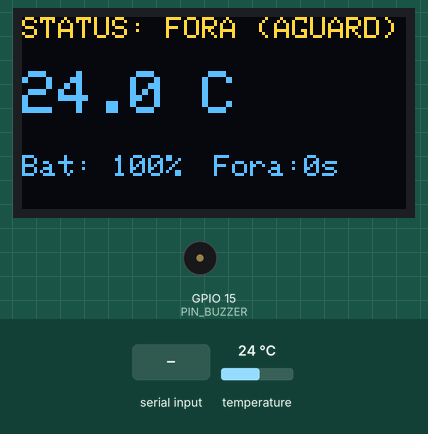
Bench run of a sketch on a simulated ESP32. On the bench: 128×64 one-colour display, buzzer (waves = sounding). Inputs (shaded band) come from the test bench; at power-on: temperature 24 °C. The OLED is the two-colour kind (top 16 rows yellow); WiFi joins after 1.5 s; servers stay silent unless stated; random numbers use the default seed unless the sketch sets one; no MQTT or app messages arrive unless stated; what the sketch prints to the serial monitor is not drawn.

Above: at 2.9 s.
3.0 s: temperature set to 8.5 °C
At 6.6 s:
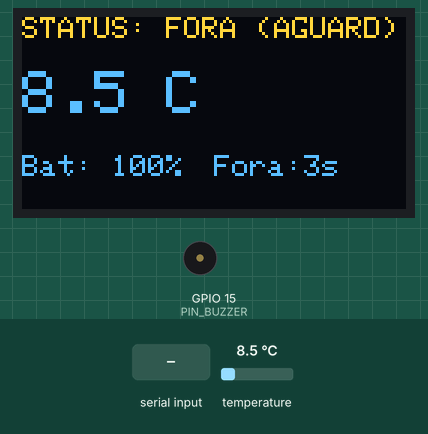
9.4 s: temperature set to 7.7 °C
At 10.9 s:
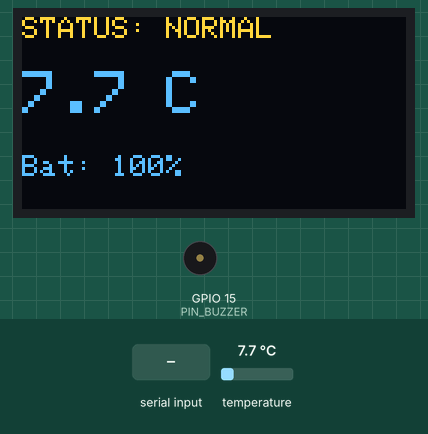
12.3 s: "BAT ,45\n" received over Serial
At 15.5 s:
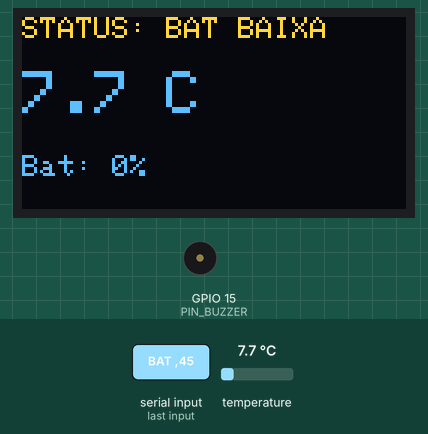
18.7 s: "BAT 90\n" received over Serial
At 22.9 s:
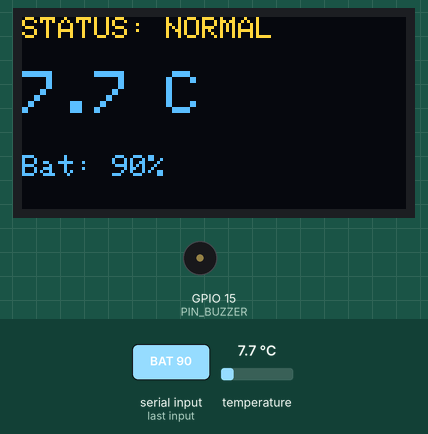
23.3 s: temperature set to 12 °C
At 24.1 s:
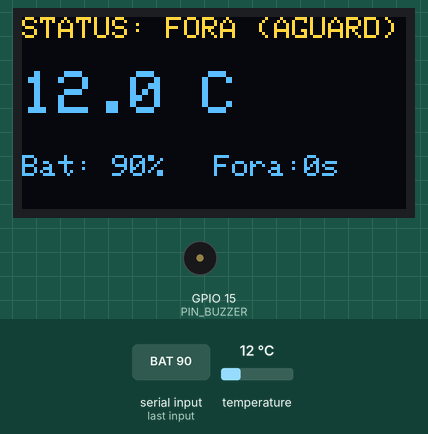
27.3 s: "HIST\n" received over Serial
Timing chart, 0 to 37.3 s (numbered marks = the images above; inputs shaded):
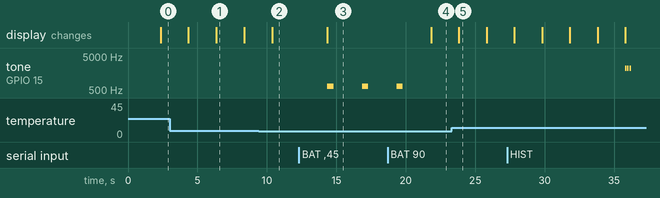

Measured:
- the behaviour switches between 8.1 and 8 °C on temperature (found by bisection; images 1 and 2)
- after the input at 12.3 s, tone on GPIO 15 (PIN_BUZZER): alternates 650 Hz for 0.45 s and silent for 2.0 s, starting after 2.1 s; the display: changes after 2.1 s (image 3)
- after the input at 18.7 s, the display: changes after 3.1 s (image 4)
- after the input at 23.3 s, the display: changes after 0.53 s (image 5)
- what the display in image 5 shows lasts 2.0 s, from 23.8 s to 25.8 s

The sketch:

sketch.ino
```cpp
#include <Wire.h>
#include <Adafruit_GFX.h>
#include <Adafruit_SSD1306.h>
#include <OneWire.h>
#include <DallasTemperature.h>
#include <WiFi.h>
#include <PubSubClient.h>

#define SCREEN_WIDTH 128
#define SCREEN_HEIGHT 64
#define OLED_RESET -1
Adafruit_SSD1306 display(SCREEN_WIDTH, SCREEN_HEIGHT, &Wire, OLED_RESET);

#define ONE_WIRE_BUS 4
#define PIN_BUZZER 15

// ---------- Wi-Fi e MQTT ----------
const char* WIFI_SSID = "Wokwi-GUEST";   // rede Wi-Fi simulada do Wokwi (sem senha)
const char* WIFI_PASS = "";
const char* MQTT_BROKER = "broker.hivemq.com";
const int   MQTT_PORT = 1883;
const char* TOPICO_TELEMETRIA = "esp32-temp-monitor/coldchain/telemetria";
const char* TOPICO_ALERTA     = "esp32-temp-monitor/coldchain/alerta";

WiFiClient wifiClient;
PubSubClient mqtt(wifiClient);
unsigned long ultima_tentativa_mqtt = 0;

OneWire oneWire(ONE_WIRE_BUS);
DallasTemperature sensors(&oneWire);

const float TEMP_MIN = 2.0;
const float TEMP_MAX = 8.0;
const unsigned long TEMPO_TOLERANCIA_MS = 10000; // 10s fora da faixa para tocar alarme

unsigned long inicio_fora_faixa = 0;
bool esta_fora_faixa = false;

// Simulacao de bateria (0 a 100%)
int bateria_pct = 100;
const int BATERIA_BAIXA_LIMIAR = 20;

struct Registro {
  unsigned long tempo_ms;
  float temp_c;
  int bat_pct;
  const char* status;
};

const int MAX_HIST = 40;
Registro historico[MAX_HIST];
int total_hist = 0;
int idx_hist = 0;

void registrar(float temp, const char* status) {
  historico[idx_hist] = { millis(), temp, bateria_pct, status };
  idx_hist = (idx_hist + 1) % MAX_HIST;
  if (total_hist < MAX_HIST) total_hist++;
}

void imprimirHistorico() {
  Serial.println("\n--- HISTORICO ---");
  Serial.println("tempo_ms,temp_c,bat_pct,status");
  int inicio = (total_hist < MAX_HIST) ? 0 : idx_hist;
  for (int i = 0; i < total_hist; i++) {
    int pos = (inicio + i) % MAX_HIST;
    Serial.print(historico[pos].tempo_ms);
    Serial.print(",");
    Serial.print(historico[pos].temp_c, 2);
    Serial.print(",");
    Serial.print(historico[pos].bat_pct);
    Serial.print(",");
    Serial.println(historico[pos].status);
  }
  Serial.println("-----------------\n");
}

// Padrao 1: Temp fora da faixa por tempo excessivo -> 3 bips agudos curtos
void toqueTemperaturaCritica() {
  for (int i = 0; i < 3; i++) {
    tone(PIN_BUZZER, 2200, 100);
    delay(160);
  }
  noTone(PIN_BUZZER);
}

// Padrao 2: Bateria descarregando -> 1 tom mais grave e prolongado
void toqueBateriaBaixa() {
  tone(PIN_BUZZER, 650, 450);
  delay(500);
  noTone(PIN_BUZZER);
}

void atualizarTela(float temp, const char* status_curto, bool falha) {
  display.clearDisplay();
  display.setTextSize(1);
  display.setTextColor(SSD1306_WHITE);

  display.setCursor(0, 0);
  display.print("STATUS: ");
  display.println(status_curto);

  display.setCursor(0, 18);
  display.setTextSize(2);
  if (falha) {
    display.println("ERRO SENS");
  } else {
    display.print(temp, 1);
    display.println(" C");
  }

  display.setTextSize(1);
  display.setCursor(0, 46);
  display.print("Bat: ");
  display.print(bateria_pct);
  display.print("%");

  if (esta_fora_faixa && !falha) {
    unsigned long decorrido = millis() - inicio_fora_faixa;
    display.setCursor(64, 46);
    display.print("Fora:");
    display.print(decorrido / 1000);
    display.print("s");
  }

  display.display();
}

void lerComandos() {
  while (Serial.available()) {
    String linha = Serial.readStringUntil('\n');
    linha.trim();
    String upper = linha;
    upper.toUpperCase();

    if (upper == "HIST") {
      imprimirHistorico();
    } else if (upper.startsWith("BAT ")) {
      int val = linha.substring(4).toInt();
      bateria_pct = constrain(val, 0, 100);
      Serial.print("[CMD] Bateria definida para ");
      Serial.print(bateria_pct);
      Serial.println("%");
    }
  }
}

void conectarWiFi() {
  Serial.print("Conectando ao Wi-Fi");
  WiFi.begin(WIFI_SSID, WIFI_PASS, 6);
  unsigned long inicio = millis();
  while (WiFi.status() != WL_CONNECTED && millis() - inicio < 10000) {
    delay(250);
    Serial.print(".");
  }
  if (WiFi.status() == WL_CONNECTED) {
    Serial.println(" OK");
  } else {
    Serial.println(" FALHOU (segue funcionando offline)");
  }
}

// Tenta (re)conectar no broker no maximo a cada 5s, sem travar o sistema
bool garantirMQTT() {
  if (WiFi.status() != WL_CONNECTED) return false;
  if (mqtt.connected()) return true;
  if (millis() - ultima_tentativa_mqtt < 5000) return false;
  ultima_tentativa_mqtt = millis();

  String clientId = "esp32-temp-monitor-" + String((uint32_t)esp_random(), HEX);
  Serial.print("Conectando ao broker MQTT... ");
  if (mqtt.connect(clientId.c_str())) {
    Serial.println("OK");
    return true;
  }
  Serial.print("falhou, rc=");
  Serial.println(mqtt.state());
  return false;
}

void setup() {
  Serial.begin(115200);
  pinMode(PIN_BUZZER, OUTPUT);
  sensors.begin();

  if (!display.begin(SSD1306_SWITCHCAPVCC, 0x3C)) {
    Serial.println("Falha ao iniciar OLED SSD1306");
    while (true);
  }

  display.clearDisplay();
  display.display();
  conectarWiFi();
  mqtt.setServer(MQTT_BROKER, MQTT_PORT);
  mqtt.setKeepAlive(60);

  Serial.println("Pronto. Comandos: BAT <0-100> | HIST");
}

void loop() {
  lerComandos();

  sensors.requestTemperatures();
  float temp = sensors.getTempCByIndex(0);
  unsigned long agora = millis();

  bool falha_sensor = (temp == DEVICE_DISCONNECTED_C) || (temp < -55.0 || temp > 125.0);
  bool bat_baixa = (bateria_pct <= BATERIA_BAIXA_LIMIAR);

  const char* status_display = "NORMAL";
  const char* status_log = "OK";
  bool disparar_alerta_temp = false;

  if (falha_sensor) {
    esta_fora_faixa = false;
    inicio_fora_faixa = 0;
    status_display = "FALHA SENS";
    status_log = "FALHA_SENSOR";
    registrar(-999.0, status_log);
  } else {
    bool fora_agora = (temp < TEMP_MIN) || (temp > TEMP_MAX);

    if (fora_agora) {
      if (!esta_fora_faixa) {
        esta_fora_faixa = true;
        inicio_fora_faixa = agora;
      }
      unsigned long tempo_fora = agora - inicio_fora_faixa;

      if (tempo_fora >= TEMPO_TOLERANCIA_MS) {
        disparar_alerta_temp = true;
        status_display = (temp < TEMP_MIN) ? "ALR MIN!" : "ALR MAX!";
        status_log = (temp < TEMP_MIN) ? "ALERTA_MIN_CRITICO" : "ALERTA_MAX_CRITICO";
      } else {
        status_display = "FORA (AGUARD)";
        status_log = "FORA_TOLERANCIA";
      }
    } else {
      esta_fora_faixa = false;
      inicio_fora_faixa = 0;
      status_display = bat_baixa ? "BAT BAIXA" : "NORMAL";
      status_log = bat_baixa ? "BATERIA_BAIXA" : "OK";
    }

    registrar(temp, status_log);
  }

  atualizarTela(temp, status_display, falha_sensor);

  // Monta o JSON uma unica vez: vai para a Serial e para o MQTT
  char payload[140];
  snprintf(payload, sizeof(payload),
           "{\"t\":%lu,\"temp\":%.2f,\"bat\":%d,\"status\":\"%s\"}",
           agora, falha_sensor ? -999.0 : temp, bateria_pct, status_log);
  Serial.println(payload);

  if (garantirMQTT()) {
    mqtt.publish(TOPICO_TELEMETRIA, payload);
    if (disparar_alerta_temp || bat_baixa || falha_sensor) {
      mqtt.publish(TOPICO_ALERTA, payload);
    }
  }
  mqtt.loop();

  // Aciona padroes distintos no buzzer
  if (disparar_alerta_temp) {
    toqueTemperaturaCritica();
  }
  if (bat_baixa) {
    toqueBateriaBaixa();
  }

  delay(1200);
}
```
